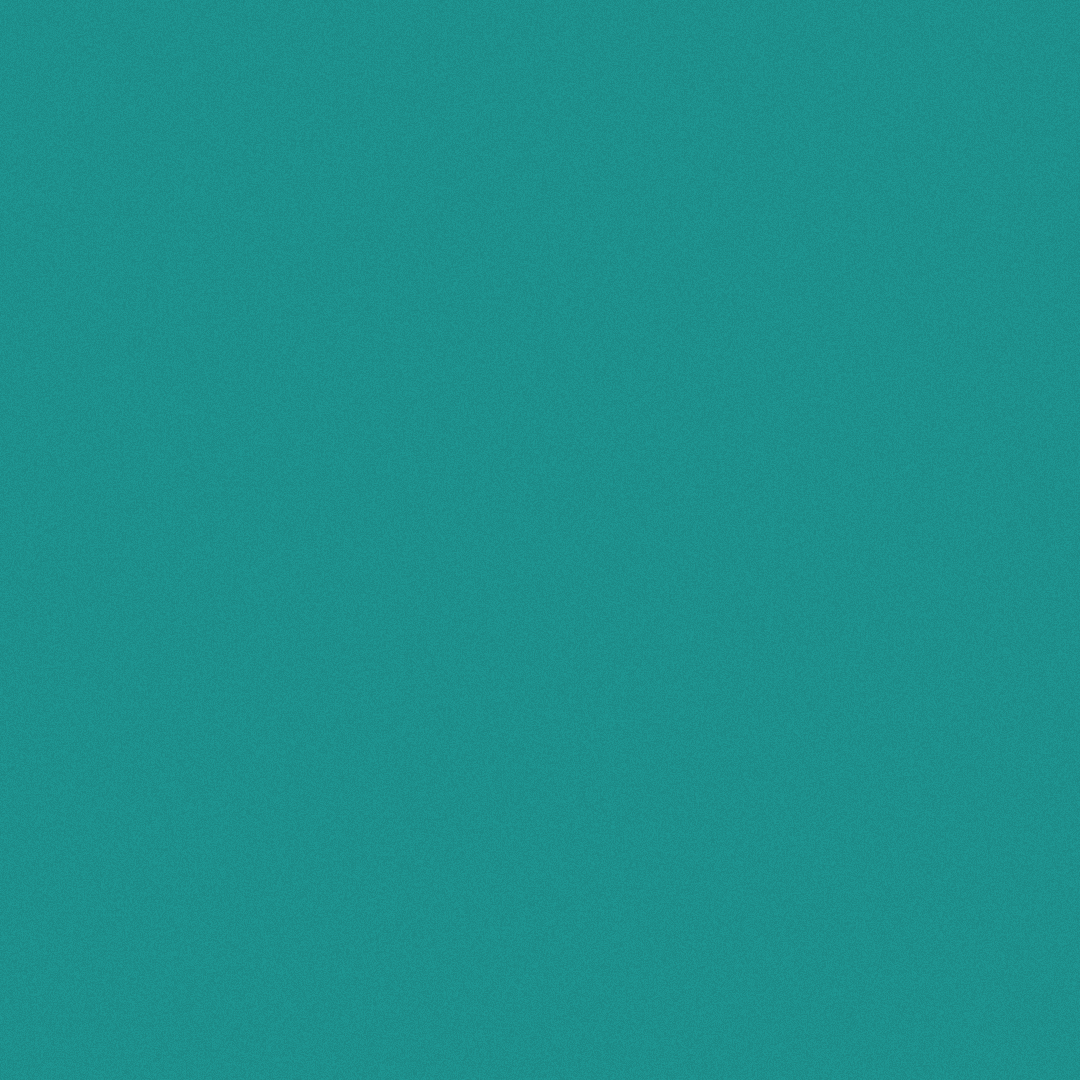
Frame 1 (no input)
Frame 2 (the mouse pressed at the canvas centre, redrawn once): identical to frame 1, image omitted

The p5.js sketch that drew this single still picture (run headless with seeded random() and noise() and a simulated clock; the mouse was pressed at the canvas centre and the sketch redrawn once):

// p5.js sketch
// ── sketch.js
const noiseR = 2;

function setup() {
  colorMode(HSL, 360, 100, 100);
  const baseColor = color(178, 66, 34);
  const h = hue(baseColor);
  const s = saturation(baseColor);
  const b = lightness(baseColor);
  createCanvas(1080, 1080);
  background(220);
  for (let y = 0; y < height; y++) {
    for (let x = 0; x < width; x++) {
      const n = random(-noiseR, noiseR);
      set(x, y, color(h, s, constrain(b + n, 0, 100)));
    }
  }
  updatePixels();
}

function draw() {
  noLoop();
}
